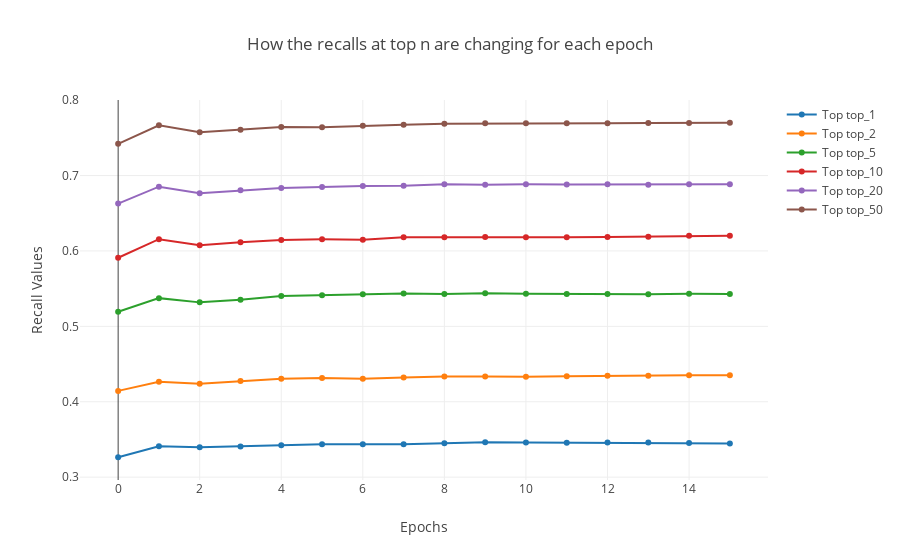

Write notebook code for a chart like this one.
### Code cell
"""
How the recalls at top n are changing for each epoch 
"""

data_recalls = []
sub_list = []
sub_list.append(0)
sub_list.extend([x for x in my_dict['normalized_recalls_before_model']])
data_recalls.append(sub_list)
for i in range(1,num_of_epochs+1):
    sub_list = []
    sub_list.append(i)
    sub_list.extend([x for x in my_dict[str(i)]['normalized_recalls_after_model']])
    data_recalls.append(sub_list)
df_data_recalls = pd.DataFrame(data_recalls, columns=['epoch', 'top_1', 'top_2', 'top_5'
                                                   ,'top_10', 'top_20', 'top_50'])
traces = []
for c in df_data_recalls.columns[1:]:
    trace = go.Scatter(
    x = df_data_recalls.index,
    y = df_data_recalls[c],
    mode = 'lines+markers',
    name = 'Top {}'.format(c))
    traces.append(trace)

layout = go.Layout(
    title='How the recalls at top n are changing for each epoch',
    xaxis=dict(
        title='Epochs'
    ),
    yaxis=dict(
        title='Recall Values'
    )
)
fig =  go.Figure(data=traces, layout=layout)
py.offline.iplot(fig)

### Figure 1 — Plotly figure (JSON) as saved in the notebook; plotly's stock layout.template omitted (floating-point values rounded to 4 significant figures)
{"data": [{"mode": "lines+markers", "name": "Top top_1", "type": "scatter", "x": [0, 1, 2, 3, 4, 5, 6, 7, 8, 9, 10, 11, 12, 13, 14, 15], "y": [0.3264, 0.341, 0.3398, 0.3408, 0.3422, 0.3438, 0.3438, 0.3438, 0.345, 0.3464, 0.3458, 0.3456, 0.346, 0.3458, 0.3452, 0.3448]}, {"mode": "lines+markers", "name": "Top top_2", "type": "scatter", "x": [0, 1, 2, 3, 4, 5, 6, 7, 8, 9, 10, 11, 12, 13, 14, 15], "y": [0.4144, 0.4264, 0.424, 0.4276, 0.4304, 0.4316, 0.4304, 0.4322, 0.4336, 0.4336, 0.4332, 0.4338, 0.4346, 0.4346, 0.4352, 0.435]}, {"mode": "lines+markers", "name": "Top top_5", "type": "scatter", "x": [0, 1, 2, 3, 4, 5, 6, 7, 8, 9, 10, 11, 12, 13, 14, 15], "y": [0.5194, 0.5374, 0.5318, 0.5354, 0.5402, 0.5414, 0.5424, 0.5434, 0.5428, 0.5438, 0.5432, 0.5428, 0.543, 0.5424, 0.5432, 0.5428]}, {"mode": "lines+markers", "name": "Top top_10", "type": "scatter", "x": [0, 1, 2, 3, 4, 5, 6, 7, 8, 9, 10, 11, 12, 13, 14, 15], "y": [0.591, 0.6156, 0.6076, 0.6116, 0.6146, 0.6154, 0.615, 0.618, 0.618, 0.6184, 0.618, 0.6182, 0.6184, 0.6188, 0.6202, 0.6202]}, {"mode": "lines+markers", "name": "Top top_20", "type": "scatter", "x": [0, 1, 2, 3, 4, 5, 6, 7, 8, 9, 10, 11, 12, 13, 14, 15], "y": [0.6628, 0.6852, 0.6766, 0.6804, 0.6836, 0.6848, 0.6862, 0.6864, 0.6886, 0.6878, 0.6886, 0.6882, 0.6884, 0.6878, 0.6884, 0.6884]}, {"mode": "lines+markers", "name": "Top top_50", "type": "scatter", "x": [0, 1, 2, 3, 4, 5, 6, 7, 8, 9, 10, 11, 12, 13, 14, 15], "y": [0.742, 0.7666, 0.7574, 0.7606, 0.7644, 0.764, 0.766, 0.7674, 0.7688, 0.7692, 0.7694, 0.7692, 0.7694, 0.7696, 0.7696, 0.77]}], "layout": {"title": "How the recalls at top n are changing for each epoch", "xaxis": {"title": "Epochs"}, "yaxis": {"title": "Recall Values"}}}
